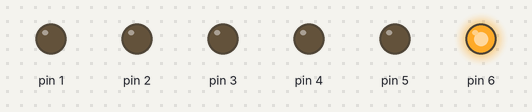
A sketch run on a simulated Arduino Uno, built with avr-gcc and run on an emulated ATmega328P. Shown: output pins drawn as LEDs (lit = HIGH).

Above: at 0.07 s.
At 0.67 s:
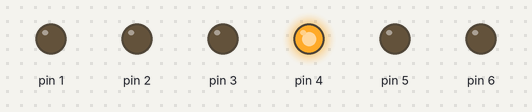
At 0.97 s:
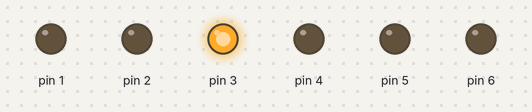
At 2.02 s:
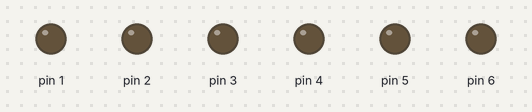
At 3.07 s:
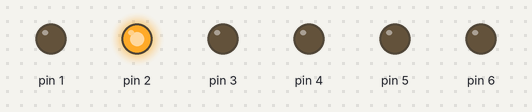
At 3.97 s:
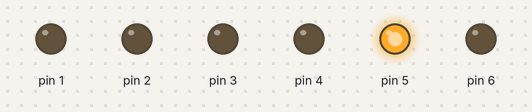
Timing chart, 0 to 4.3 s (numbered marks = the images above):
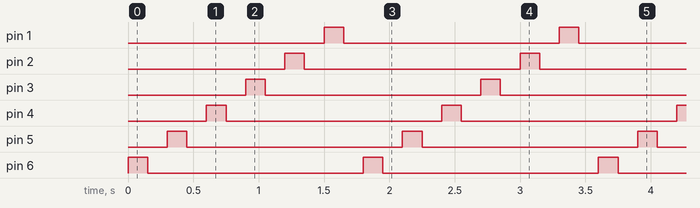

Measured:
- by itself, pin 1–6: alternates HIGH for 0.15 s and LOW for 1.7 s
- by itself, everything shown: repeats every 1.8 s, in 12 steps

The sketch:

6ledsde1em11.ino
```cpp
// C++ code
//
void setup()
{
  pinMode(6, OUTPUT);
  pinMode(5, OUTPUT);
  pinMode(4, OUTPUT);
  pinMode(3, OUTPUT);
  pinMode(2, OUTPUT);
  pinMode(1, OUTPUT);
}

void loop()
{
  digitalWrite(6, HIGH);
  delay(150);
  digitalWrite(6, LOW);
  delay(150);
  digitalWrite(5, HIGH);
  delay(150);
  digitalWrite(5, LOW);
  delay(150);
  digitalWrite(4, HIGH);
  delay(150);
  digitalWrite(4, LOW);
  delay(150);
  digitalWrite(3, HIGH);
  delay(150);
  digitalWrite(3, LOW);
  delay(150);
  digitalWrite(2, HIGH);
  delay(150);
  digitalWrite(2, LOW);
  delay(150);
  digitalWrite(1, HIGH);
  delay(150);
  digitalWrite(1, LOW);
  delay(150);
}
```
